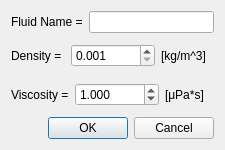
<?xml version="1.0" encoding="UTF-8"?>
<ui version="4.0">
 <class>fluidEditorDialog</class>
 <widget class="QDialog" name="fluidEditorDialog">
  <property name="geometry">
   <rect>
    <x>0</x>
    <y>0</y>
    <width>225</width>
    <height>150</height>
   </rect>
  </property>
  <property name="sizePolicy">
   <sizepolicy hsizetype="Fixed" vsizetype="Fixed">
    <horstretch>0</horstretch>
    <verstretch>0</verstretch>
   </sizepolicy>
  </property>
  <property name="minimumSize">
   <size>
    <width>225</width>
    <height>150</height>
   </size>
  </property>
  <property name="maximumSize">
   <size>
    <width>225</width>
    <height>150</height>
   </size>
  </property>
  <property name="windowTitle">
   <string>Dialog</string>
  </property>
  <layout class="QVBoxLayout" name="verticalLayout">
   <item>
    <layout class="QHBoxLayout" name="horizontalLayout">
     <item>
      <widget class="QLabel" name="label">
       <property name="text">
        <string>Fluid Name =</string>
       </property>
      </widget>
     </item>
     <item>
      <widget class="QLineEdit" name="nameBox">
       <property name="text">
        <string/>
       </property>
      </widget>
     </item>
    </layout>
   </item>
   <item>
    <layout class="QHBoxLayout" name="horizontalLayout_2">
     <item>
      <widget class="QLabel" name="label_2">
       <property name="text">
        <string>Density =</string>
       </property>
      </widget>
     </item>
     <item>
      <widget class="QDoubleSpinBox" name="densityBox">
       <property name="decimals">
        <number>3</number>
       </property>
       <property name="minimum">
        <double>0.001000000000000</double>
       </property>
       <property name="maximum">
        <double>10000.000000000000000</double>
       </property>
      </widget>
     </item>
     <item>
      <widget class="QLabel" name="label_3">
       <property name="text">
        <string>[kg/m^3]</string>
       </property>
      </widget>
     </item>
    </layout>
   </item>
   <item>
    <layout class="QHBoxLayout" name="horizontalLayout_3">
     <item>
      <widget class="QLabel" name="label_4">
       <property name="text">
        <string>Viscosity =</string>
       </property>
      </widget>
     </item>
     <item>
      <widget class="QDoubleSpinBox" name="viscosityBox">
       <property name="decimals">
        <number>3</number>
       </property>
       <property name="minimum">
        <double>0.001000000000000</double>
       </property>
       <property name="maximum">
        <double>10000.000000000000000</double>
       </property>
       <property name="value">
        <double>1.000000000000000</double>
       </property>
      </widget>
     </item>
     <item>
      <widget class="QLabel" name="label_5">
       <property name="text">
        <string>[μPa*s]</string>
       </property>
       <property name="textFormat">
        <enum>Qt::PlainText</enum>
       </property>
      </widget>
     </item>
    </layout>
   </item>
   <item>
    <widget class="QDialogButtonBox" name="buttonBox">
     <property name="orientation">
      <enum>Qt::Horizontal</enum>
     </property>
     <property name="standardButtons">
      <set>QDialogButtonBox::Cancel|QDialogButtonBox::Ok</set>
     </property>
    </widget>
   </item>
  </layout>
 </widget>
 <resources/>
 <connections>
  <connection>
   <sender>buttonBox</sender>
   <signal>accepted()</signal>
   <receiver>fluidEditorDialog</receiver>
   <slot>accept()</slot>
   <hints>
    <hint type="sourcelabel">
     <x>248</x>
     <y>254</y>
    </hint>
    <hint type="destinationlabel">
     <x>157</x>
     <y>274</y>
    </hint>
   </hints>
  </connection>
  <connection>
   <sender>buttonBox</sender>
   <signal>rejected()</signal>
   <receiver>fluidEditorDialog</receiver>
   <slot>reject()</slot>
   <hints>
    <hint type="sourcelabel">
     <x>316</x>
     <y>260</y>
    </hint>
    <hint type="destinationlabel">
     <x>286</x>
     <y>274</y>
    </hint>
   </hints>
  </connection>
 </connections>
</ui>
